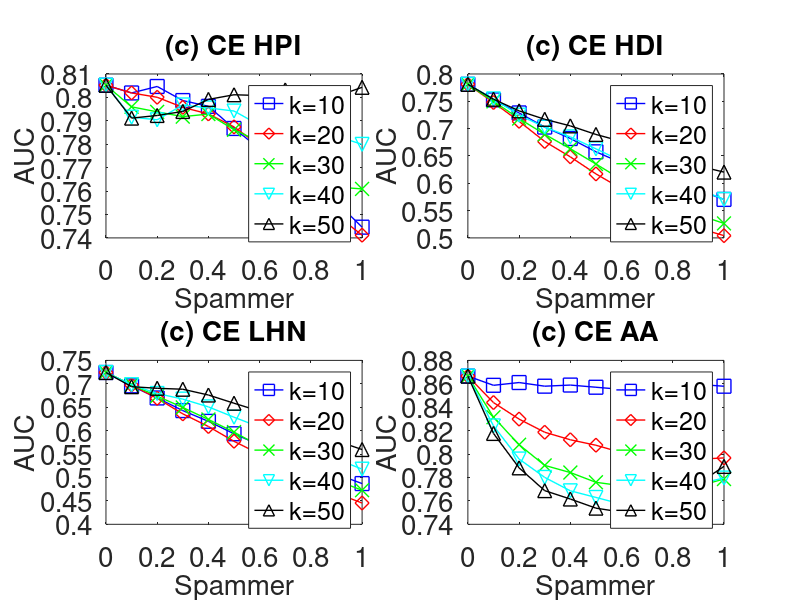

MATLAB code to generate this figure:

subplot(2,2,1);
x=0:0.1:1;
y=[0.8052008	0.8018991	0.8046635	0.7986564	0.7961883	0.7867319	0.7780662	0.772969	0.7639305	0.7552156	0.7445826
];
plot(x,y,'-bs','LineWidth',1,'MarkerSize',10);
hold on;

y=[0.8052008    0.8018983	0.80005	0.7957483	0.7929371	0.7874057	0.7793867	0.7704536	0.7629337	0.7497886	0.7411523
];
plot(x,y,'-rd','LineWidth',1,'MarkerSize',10);
hold on;

y=[0.8052008	0.7959625	0.7938381	0.7917852	0.7928858	0.7862016	0.7810713	0.7750574	0.7714265	0.7617067	0.7609277
];
plot(x,y,'-gx','LineWidth',1,'MarkerSize',10);
hold on;

y=[0.8052008	0.7915674	0.7904378	0.7967734	0.7954792	0.7941864	0.7880963	0.7880857	0.7855319	0.7834838	0.7799425
];
plot(x,y,'-cv','LineWidth',1,'MarkerSize',10);
hold on;

y=[0.8052008	0.7911515	0.7922792	0.7939966	0.7991438	0.8011268	0.8007997	0.8031841	0.8019699	0.8004809	0.8043045
];
plot(x,y,'-k^','LineWidth',1,'MarkerSize',10);


set(gca,'FontSize',20);
xlabel('Spammer','fontsize',20);
ylabel('AUC','fontsize',20);
title('(c) CE HPI','fontsize',20);

legend('k=10','k=20','k=30','k=40','k=50');
hold on;



subplot(2,2,2);
x=0:0.1:1;
y=[0.7810538    0.7525667	0.728736	0.7028482	0.681893	0.657597	0.6373533	0.619881	0.6009623	0.5873282	0.57045
];
plot(x,y,'-bs','LineWidth',1,'MarkerSize',10);
hold on;

y=[0.7810538   0.7478569	0.7133294	0.6764311	0.6483371	0.6171502	0.5899076	0.5640001	0.5424261	0.5178374	0.504172
];
plot(x,y,'-rd','LineWidth',1,'MarkerSize',10);
hold on;

y=[0.7810538 	0.7499306	0.7184486	0.6895952	0.6632071	0.6352095	0.6066912	0.5862364	0.5649771	0.5422658	0.5264834
];
plot(x,y,'-gx','LineWidth',1,'MarkerSize',10);
hold on;

y=[0.7810538 	0.7544021	0.7247417	0.7027889	0.6848666	0.6630012	0.6407236	0.6221697	0.6026974	0.58942	0.570345
];
plot(x,y,'-cv','LineWidth',1,'MarkerSize',10);
hold on;

y=[0.7810538 	0.7538289	0.7324894	0.7170851	0.7050224	0.6893352	0.67664	0.661518	0.6498459	0.6317011	0.6203908
];
plot(x,y,'-k^','LineWidth',1,'MarkerSize',10);


set(gca,'FontSize',20);
xlabel('Spammer','fontsize',20);
ylabel('AUC','fontsize',20);
title('(c) CE HDI','fontsize',20);

legend('k=10','k=20','k=30','k=40','k=50');
hold on;


subplot(2,2,3);
x=0:0.1:1;
y=[0.7241632    0.6956348	0.6697883	0.6427881	0.6198976	0.5933304	0.5694569	0.5480702	0.5253633	0.507238	0.4869802
];
plot(x,y,'-bs','LineWidth',1,'MarkerSize',10);
hold on;

y=[0.7241632	0.6973918	0.6689231	0.6358401	0.6088418	0.5772287	0.5499177	0.5194279	0.4931743	0.4665625	0.4454325
];
plot(x,y,'-rd','LineWidth',1,'MarkerSize',10);
hold on;

y=[0.7241632	0.6982009	0.6736886	0.6494282	0.6237964	0.5968069	0.5671949	0.5457285	0.5194324	0.4938211	0.4727619

];
plot(x,y,'-gx','LineWidth',1,'MarkerSize',10);
hold on;

y=[0.7241632	0.6980163	0.6793247	0.6673365	0.6507422	0.6286355	0.6076676	0.583791	0.5609065	0.5395171	0.5177618

];
plot(x,y,'-cv','LineWidth',1,'MarkerSize',10);
hold on;

y=[0.7241632	0.6938607	0.6904408	0.6884089	0.6760714	0.6585421	0.6415338	0.6206302	0.6013733	0.5782863	0.5596648

];
plot(x,y,'-k^','LineWidth',1,'MarkerSize',10);


set(gca,'FontSize',20);
xlabel('Spammer','fontsize',20);
ylabel('AUC','fontsize',20);
title('(c) CE LHN','fontsize',20);

legend('k=10','k=20','k=30','k=40','k=50');
hold on;


subplot(2,2,4);
x=0:0.1:1;
y=[0.8665816    0.8587192	0.8610813	0.8579646	0.8589283	0.8570653	0.8552485	0.8601923	0.8583726	0.8594996	0.857924
];
plot(x,y,'-bs','LineWidth',1,'MarkerSize',10);
hold on;

y=[0.8665816 	0.8439737	0.829846	0.8186304	0.8122016	0.8075255	0.8012801	0.8002541	0.8001054	0.7956121	0.7967008
];
plot(x,y,'-rd','LineWidth',1,'MarkerSize',10);
hold on;

y=[0.8665816 	0.831503	0.8080032	0.7903134	0.7842181	0.7758646	0.7729494	0.7707012	0.7742556	0.7726706	0.7786866

];
plot(x,y,'-gx','LineWidth',1,'MarkerSize',10);
hold on;

y=[0.8665816 	0.8240598	0.7957623	0.7800628	0.7686217	0.7629416	0.7572307	0.7613771	0.7675814	0.7745824	0.7795133

];
plot(x,y,'-cv','LineWidth',1,'MarkerSize',10);
hold on;

y=[0.8665816 	0.8176132	0.7882176	0.7687489	0.7615927	0.7537984	0.7504304	0.7557596	0.7644739	0.7748197	0.7894548

];
plot(x,y,'-k^','LineWidth',1,'MarkerSize',10);


set(gca,'FontSize',20);
xlabel('Spammer','fontsize',20);
ylabel('AUC','fontsize',20);
title('(c) CE AA','fontsize',20);

legend('k=10','k=20','k=30','k=40','k=50');
hold on;
